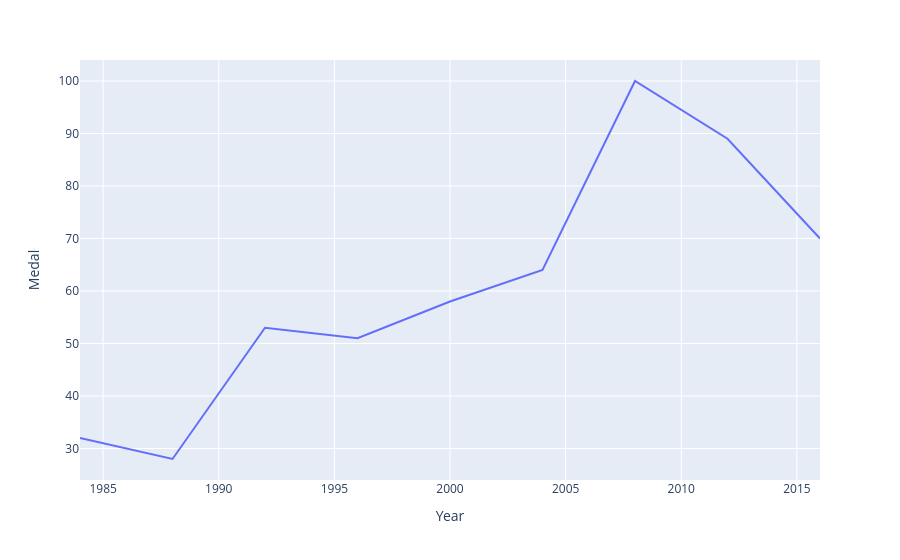

Notebook code cell kept with this figure:
### Markdown cell above
# COUNTRYWISE MEDAL PER YEAR

### Code cell
fig = px.line(final_df,x='Year',y='Medal')
fig.show()

### Figure 1 — Plotly figure (JSON) as saved in the notebook; plotly's stock layout.template omitted (floating-point values rounded to 4 significant figures)
{"data": [{"hovertemplate": "Year=%{x}<br>Medal=%{y}<extra></extra>", "legendgroup": "", "line": {"color": "#636efa", "dash": "solid"}, "marker": {"symbol": "circle"}, "mode": "lines", "name": "", "orientation": "v", "showlegend": false, "type": "scatter", "x": [1984, 1988, 1992, 1996, 2000, 2004, 2008, 2012, 2016], "xaxis": "x", "y": [32, 28, 53, 51, 58, 64, 100, 89, 70], "yaxis": "y"}], "layout": {"legend": {"tracegroupgap": 0}, "margin": {"t": 60}, "xaxis": {"anchor": "y", "domain": [0, 1], "title": {"text": "Year"}}, "yaxis": {"anchor": "x", "domain": [0, 1], "title": {"text": "Medal"}}}}
